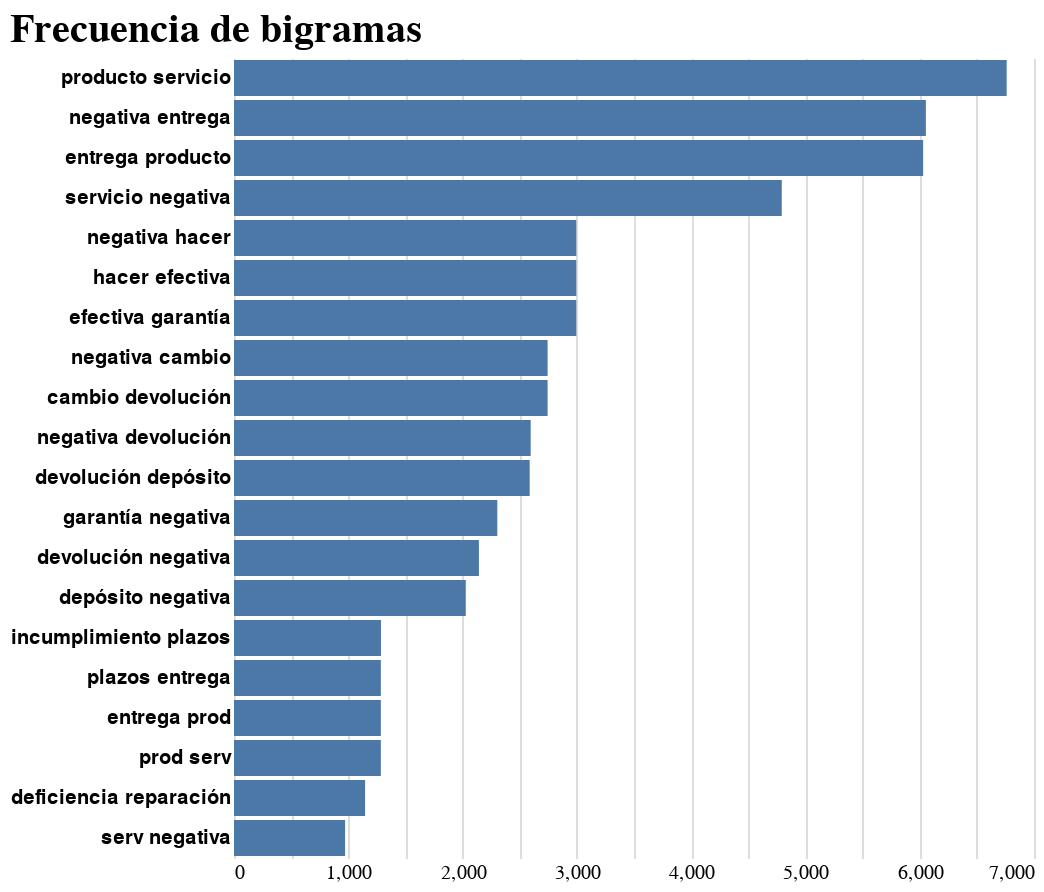

The notebook cell this image was saved under:
### Code cell
# Grafica de barras (Usando Altair)
alt.Chart(data = df_20mostcommon_bigrams).mark_bar()\
.encode(
    y = alt.Y(shorthand="bigram:N", title=None, sort='-x'),
    x = alt.X(shorthand = "freq:Q", title=None),
    tooltip = [alt.Tooltip(title="Frecuencia", shorthand="freq")])\
.properties(title = "Frecuencia de bigramas")\
.configure_axis(domain = False, ticks = False)\
.configure_axisY(labelFontWeight = 600)\
.configure_view(strokeWidth = 0)\
.configure_title(anchor = "start", fontSize = 20)

### Figure 1 — Vega-Lite specification as saved in the notebook (floating-point values rounded to 4 significant figures)
{"config": {"view": {"continuousWidth": 400, "continuousHeight": 300, "strokeWidth": 0}, "axis": {"domain": false, "ticks": false}, "axisY": {"labelFontWeight": 600}, "title": {"anchor": "start", "fontSize": 20}}, "data": {"name": "data-1f60557245ffb291feb2f722ac76f3fa"}, "mark": "bar", "encoding": {"tooltip": [{"field": "freq", "title": "Frecuencia", "type": "quantitative"}], "x": {"field": "freq", "title": null, "type": "quantitative"}, "y": {"field": "bigram", "sort": "-x", "title": null, "type": "nominal"}}, "title": "Frecuencia de bigramas", "$schema": "https://vega.github.io/schema/vega-lite/v4.17.0.json", "datasets": {"data-1f60557245ffb291feb2f722ac76f3fa": [{"bigram": "producto servicio", "freq": 6761}, {"bigram": "negativa entrega", "freq": 6054}, {"bigram": "entrega producto", "freq": 6030}, {"bigram": "servicio negativa", "freq": 4793}, {"bigram": "negativa hacer", "freq": 2995}, {"bigram": "hacer efectiva", "freq": 2995}, {"bigram": "efectiva garantía", "freq": 2995}, {"bigram": "negativa cambio", "freq": 2744}, {"bigram": "cambio devolución", "freq": 2744}, {"bigram": "negativa devolución", "freq": 2596}, {"bigram": "devolución depósito", "freq": 2587}, {"bigram": "garantía negativa", "freq": 2304}, {"bigram": "devolución negativa", "freq": 2143}, {"bigram": "depósito negativa", "freq": 2028}, {"bigram": "incumplimiento plazos", "freq": 1286}, {"bigram": "plazos entrega", "freq": 1285}, {"bigram": "entrega prod", "freq": 1285}, {"bigram": "prod serv", "freq": 1285}, {"bigram": "deficiencia reparación", "freq": 1147}, {"bigram": "serv negativa", "freq": 972}]}}
